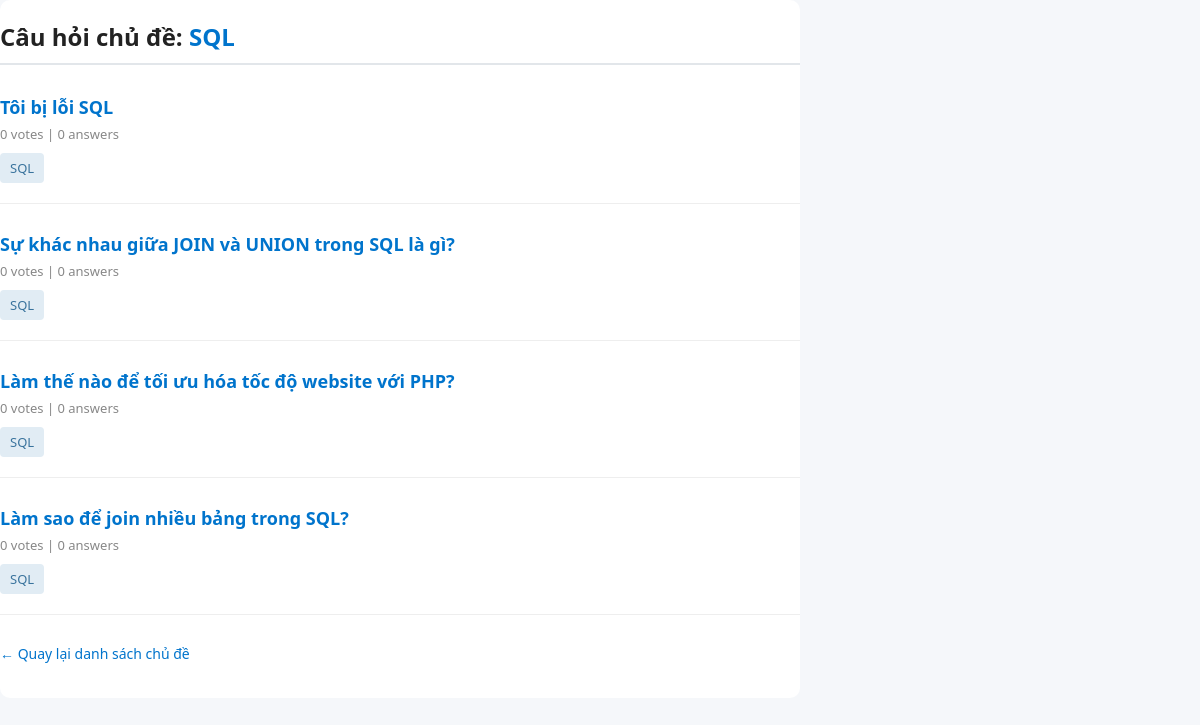
Screenshot of /Code/tag_ques.php?tag=SQL with the database file from the repository.
### tables this page shows
CREATE TABLE `questions` (
  `ID_Ques` int(11) NOT NULL,
  `Date_tao` date DEFAULT NULL,
  `Mo_ta` text DEFAULT NULL,
  `Hinh_anh` varchar(255) DEFAULT NULL,
  `ID_Tags` int(11) DEFAULT NULL,
  `ID_user` int(11) DEFAULT NULL,
  `like_count` int(11) DEFAULT 0,
  `content` longtext DEFAULT NULL
);

CREATE TABLE `tags` (
  `ID_tag` int(11) NOT NULL,
  `Name` varchar(100) DEFAULT NULL
);

### Code/tag_ques.php (the view, shortened to what this page needs)
<?php include 'connect.php'; ?>
<!DOCTYPE html>
<html lang="vi">
<head>
  <link rel="stylesheet" href="../Style/tag.css">
</head>
<body>
<div class="container-wrapper">
  <div class="main-tagques">
    <?php
    $tagName = $_GET['tag'] ?? '';
    echo "<h2>Câu hỏi chủ đề: <span style='color:#0074cc'>" . htmlspecialchars($tagName) . "</span></h2>";
    $tagSafe = $conn->real_escape_string($tagName);
    $sql = "SELECT q.ID_Ques, q.Mo_ta, q.Hinh_anh, t.Name AS tag_name, u.User_name
            FROM questions q
            JOIN tags t ON q.ID_Tags = t.ID_tag
            JOIN users u ON q.ID_user = u.User_ID
            WHERE t.Name LIKE '%$tagSafe%'
            ORDER BY q.ID_Ques DESC";
    $result = $conn->query($sql);
    if ($result->num_rows > 0) {
        while ($row = $result->fetch_assoc()) {
            echo '<div class="question-item">';
            echo '<a class="question-title" href="Code/Ques.php?id=' . $row['ID_Ques'] . '">' . htmlspecialchars($row['Mo_ta']) . '</a>';
            echo '<div class="meta">0 votes | 0 answers</div>';
            echo '<div class="tags"><span class="tag">' . htmlspecialchars($row['tag_name']) . '</span></div>';
            echo '</div>';
        }
    } else {
        echo "<p>Không có câu hỏi nào với tag này.</p>";
    }
  echo '<p><a href="index.php?page=tag" class="back-button">← Quay lại danh sách chủ đề</a></p>';
    ?>
  </div>
</div>
</body>
</html>

### Style/tag.css (style rules this page uses)
body { font-family: 'Segoe UI', Tahoma, Geneva, Verdana, sans-serif; background-color: #f6f6f6; margin: 0; padding: 0; }
h2 { font-size: 24px; color: #222; }
body { margin: 0; font-family: 'Segoe UI', Tahoma, sans-serif; background-color: #f5f7fa; color: #333; }
.container-wrapper { display: flex; }
.main-tagques { background-color: white; max-width: 800px; width: 100%; border-radius: 10px; }
h2 { font-size: 24px; margin-bottom: 30px; color: #222; border-bottom: 2px solid #e2e6ea; padding-bottom: 10px; }
.question-item { margin-bottom: 28px; padding-bottom: 20px; border-bottom: 1px solid #eee; }
.question-title { font-size: 18px; font-weight: bold; color: #0074cc; text-decoration: none; }
.meta { font-size: 13px; color: #888; margin-top: 6px; }
.tags { margin-top: 10px; }
.tag { display: inline-block; background-color: #e1ecf4; color: #39739d; padding: 6px 10px; border-radius: 4px; font-size: 13px; font-weight: 500; margin-right: 8px; }
p { font-size: 15px; color: #555; }
.back-button { display: inline-block; margin-bottom: 20px; text-decoration: none; color: #0074cc; font-size: 14px; }

### rows the page displays
questions: Mo_ta "Tôi bị lỗi SQL", ID_Tags.Name "SQL"
questions: Mo_ta "Sự khác nhau giữa JOIN và UNION trong SQL là gì?", ID_Tags.Name "SQL"
questions: Mo_ta "Làm thế nào để tối ưu hóa tốc độ website với PHP?", ID_Tags.Name "SQL"
questions: Mo_ta "Làm sao để join nhiều bảng trong SQL?", ID_Tags.Name "SQL"

### other values shown
$tagName "SQL"
